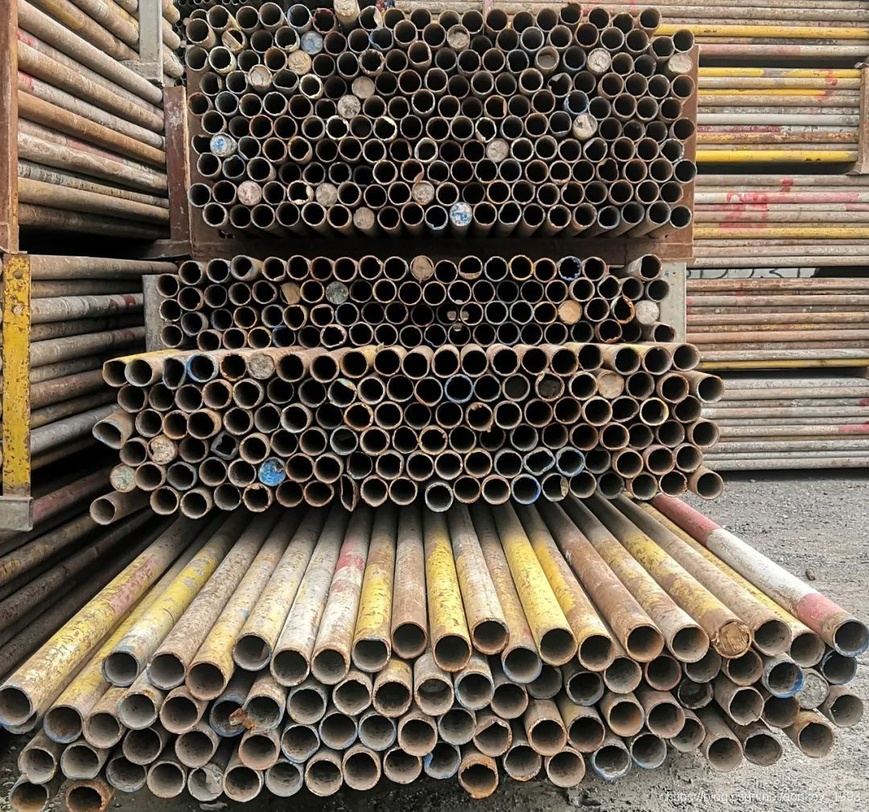
#> input picture hough/pipe.jpg, 869 x 812 px, shrunk from 1080 x 1010 before the run
$ python houghcircles_alt.py
#> lines starting #> are read from the running program, lines starting #| are printed output that depends on the picture; after the words box and inside, x2 and y2 are one past the last pixel; in counts of white or black regions, pixels touching at a corner belong together
import cv2

src = cv2.imread('pipe.jpg')
#> src is the input picture: shape (812, 869, 3); mean B, G, R 81.3, 95.1, 107.1
gray = cv2.cvtColor(src, cv2.COLOR_BGR2GRAY)
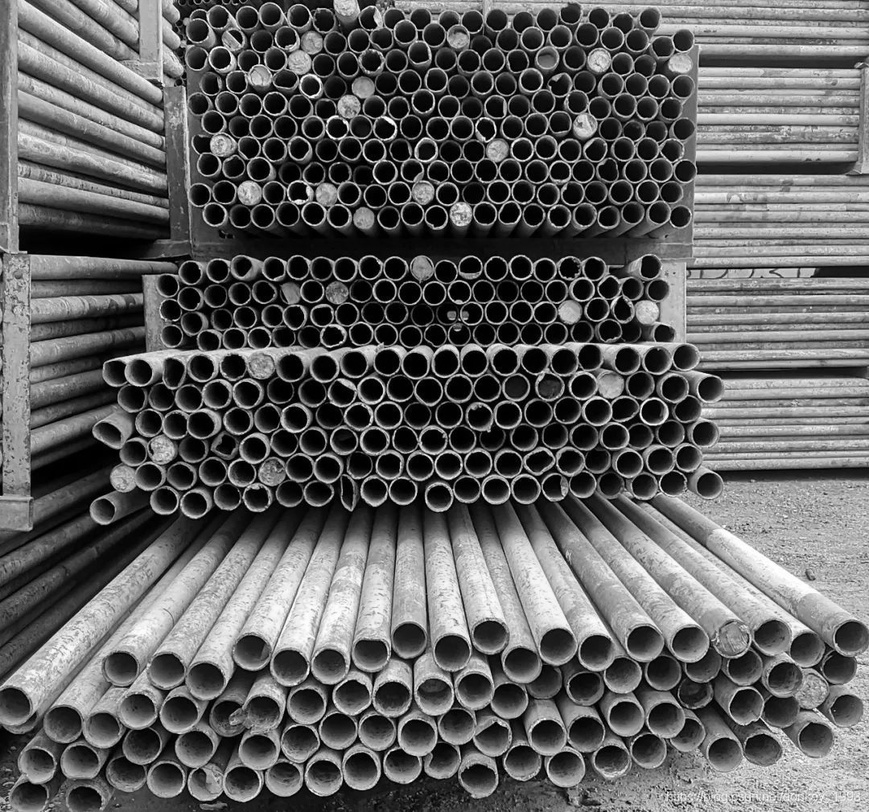
#> gray: shape (812, 869); min 0, max 255, mean 97.1
gray = cv2.GaussianBlur(gray, (3, 3), 0)
#circles = cv2.HoughCircles(gray, cv2.HOUGH_GRADIENT, 1, 20, None, 10, 75, 3, 75)
circles = cv2.HoughCircles(gray, cv2.HOUGH_GRADIENT_ALT, 1, 10, None, 10, 0.8, 3, 40)
#> circles = 445 rows, first 8: [166, 778, 17.8], [624, 716, 19.02], [331, 663, 18.41], [361, 764, 19.16], [663, 670, 17.61], [326, 771, 18.85], [182, 712, 19.37], [408, 639, 18.59]

if circles is not None:
    circles = circles.astype(int)
#> circles = 445 rows, first 8: [166, 778, 17], [624, 716, 19], [331, 663, 18], [361, 764, 19], [663, 670, 17], [326, 771, 18], [182, 712, 19], [408, 639, 18]
    img = src.copy()
    print(circles)
#> (printed output is left out)
    for c in circles[0]:
        x, y, r = c
        # 畫圓
        cv2.circle(img, (x, y), r, (0, 0, 255), 3)
        # 畫圓心
        cv2.circle(img, (x, y), 2, (0, 255, 0), 3)
#> this loop made 445 passes
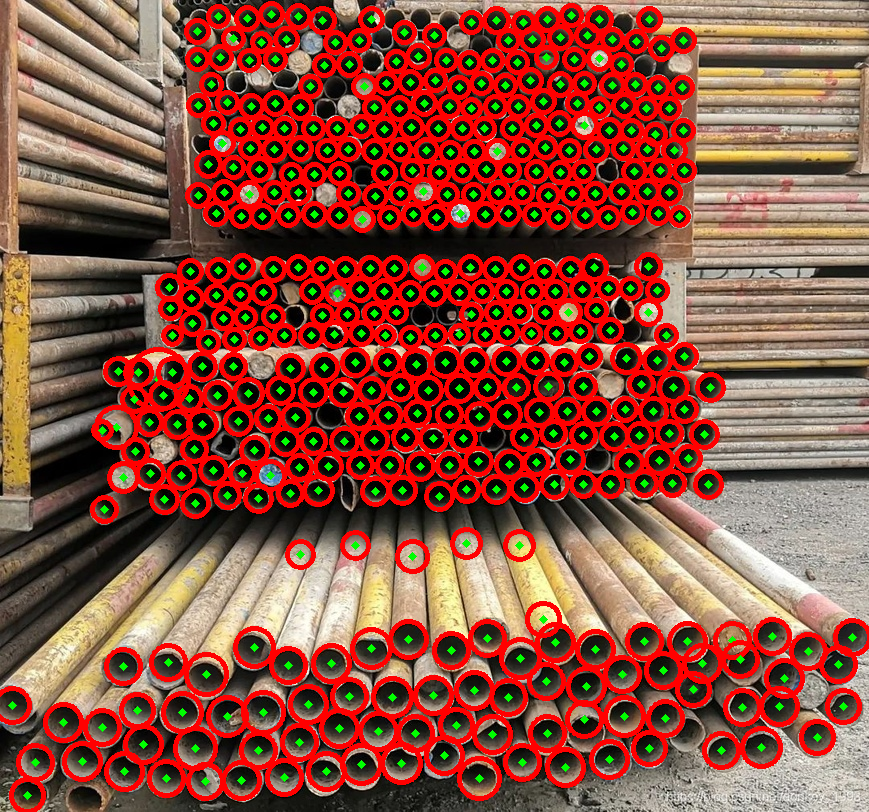
#> img: shape (812, 869, 3); mean B, G, R 61.2, 79.4, 140.1

    src = cv2.hconcat([src, img])
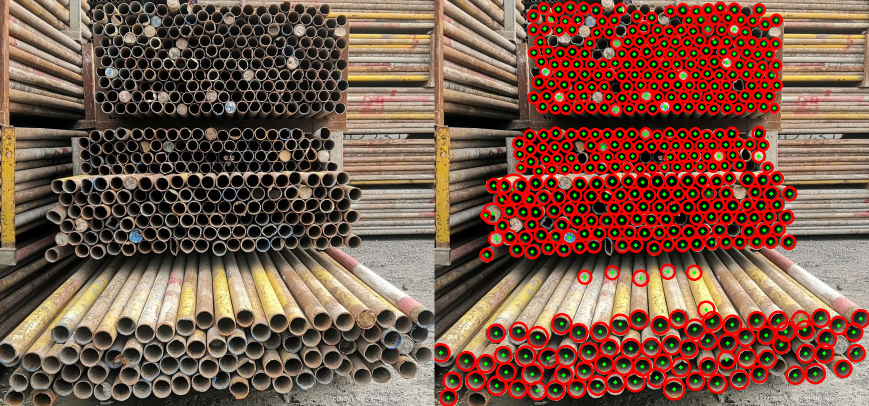
#> src: shape (812, 1738, 3) (shown at 1/2 size); mean B, G, R 71.2, 87.3, 123.6
    cv2.imshow('image', src)
    cv2.waitKey(0)
    cv2.destroyAllWindows()

$ run again, with hough/coin.jpg copied over hough/pipe.jpg
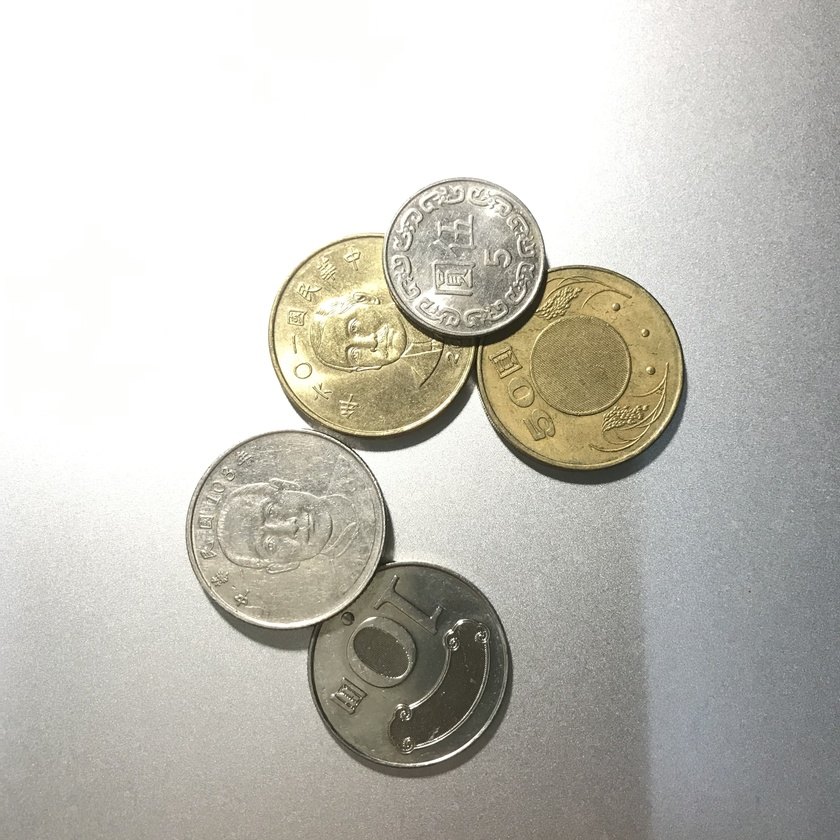
#> input picture hough/coin.jpg, 840 x 840 px, shrunk from 3024 x 3024 before the run
#> src is the input picture: shape (840, 840, 3); mean B, G, R 186.8, 194.5, 196.3
#> `circles = cv2.HoughCircles(gray, cv2.HOUGH_GRADIENT_ALT, 1, 10, None, ..`: circles = [[382, 652, 34.06], [303, 370, 8], [524, 392, 13.6], [501, 257, 10.97], [472, 319, 11.87], [346, 617, 7.71]]
#> `circles = circles.astype(int)`: circles = [[382, 652, 34], [303, 370, 7], [524, 392, 13], [501, 257, 10], [472, 319, 11], [346, 617, 7]]
#| [[[382 652  34]
#|   [303 370   7]
#|   [524 392  13]
#|   [501 257  10]
#|   [472 319  11]
#|   [346 617   7]]]
#> the loop `for c in circles[0]:` made 6 passes
#> after the loop `for c in circles[0]:`:
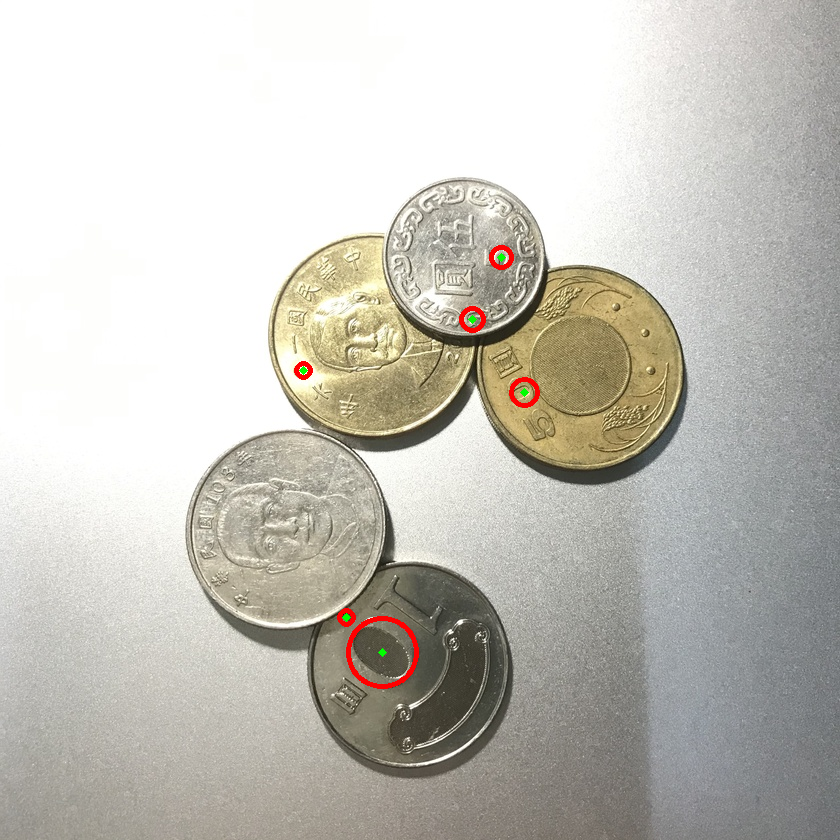
#> img: shape (840, 840, 3); 0.39% of pixels changed, all inside (x1, y1, x2, y2) = (294, 245, 540, 689)
#> `src = cv2.hconcat([src, img])`:
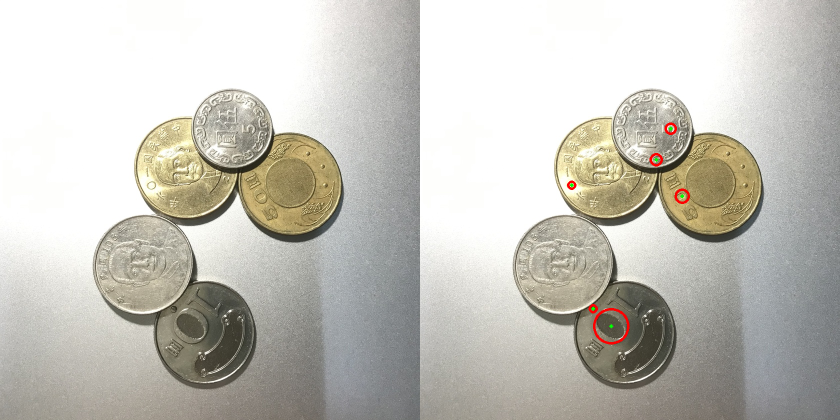
#> src: shape (840, 1680, 3) (shown at 1/2 size); mean B, G, R 186.6, 194.3, 196.5

$ run again, with hough/cup.jpg copied over hough/pipe.jpg
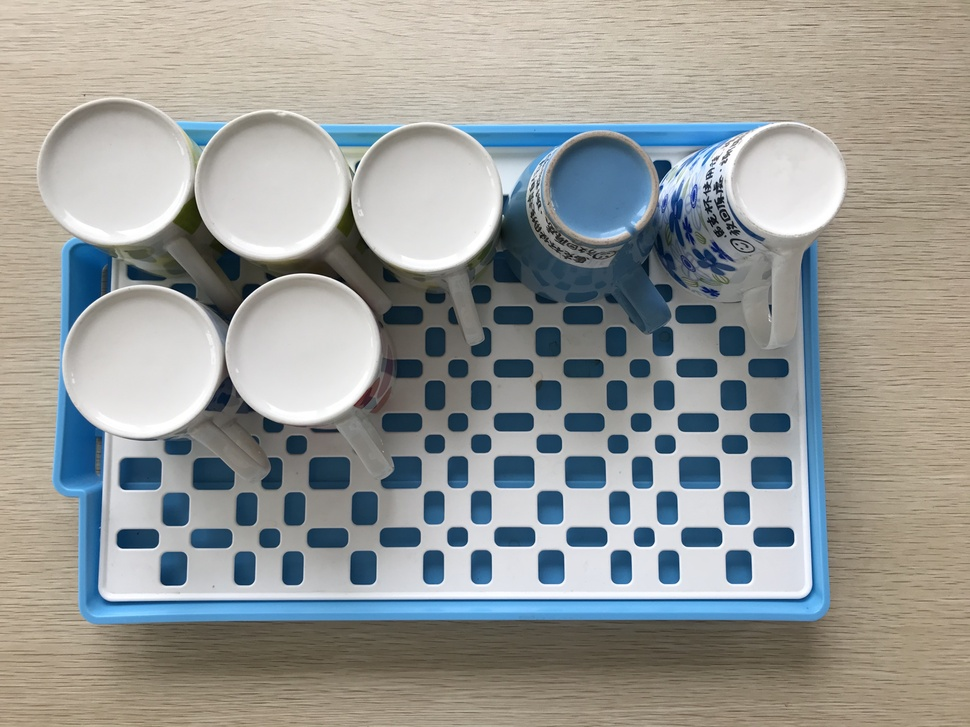
#> input picture hough/cup.jpg, 970 x 727 px, shrunk from 4032 x 3024 before the run
#> src is the input picture: shape (727, 970, 3); mean B, G, R 150.3, 153.3, 151.2
#> `gray = cv2.cvtColor(src, cv2.COLOR_BGR2GRAY)`:
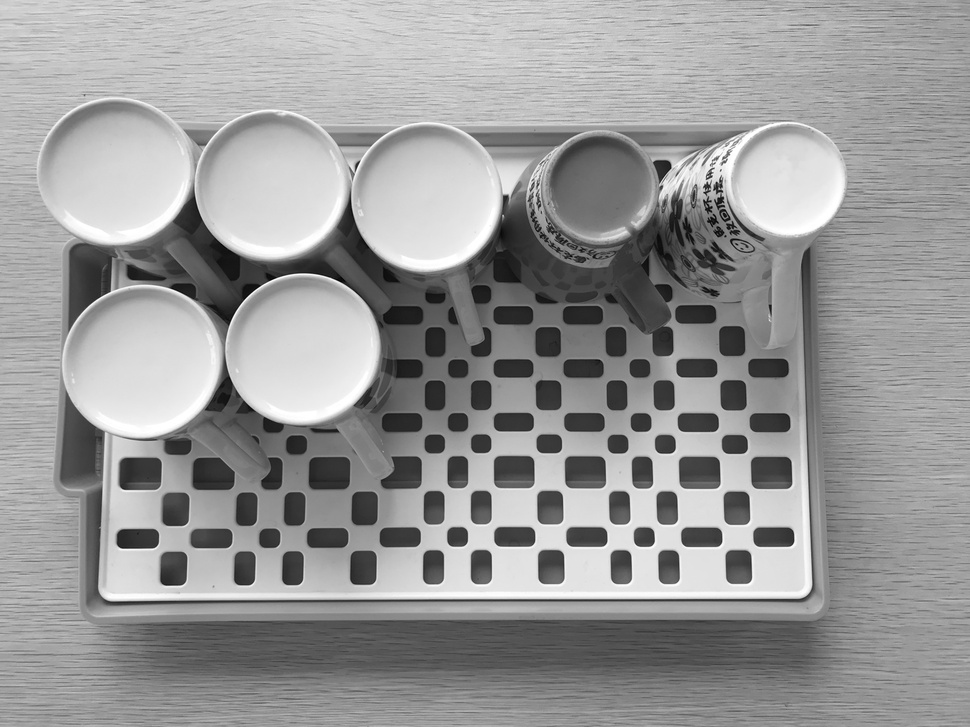
#> gray: shape (727, 970); min 0, max 255, mean 152.3
#> `circles = cv2.HoughCircles(gray, cv2.HOUGH_GRADIENT_ALT, 1, 10, None, ..`: circles = 54 rows, first 8: [140, 468, 26.23], [124, 538, 16.22], [134, 272, 17.48], [548, 340, 15.33], [293, 446, 15.36], [762, 467, 17.27], [728, 399, 17.25], [461, 368, 13.22]
#> `circles = circles.astype(int)`: circles = 54 rows, first 8: [140, 468, 26], [124, 538, 16], [134, 272, 17], [548, 340, 15], [293, 446, 15], [762, 467, 17], [728, 399, 17], [461, 368, 13]
#> (printed output is left out)
#> the loop `for c in circles[0]:` made 54 passes
#> `src = cv2.hconcat([src, img])`:
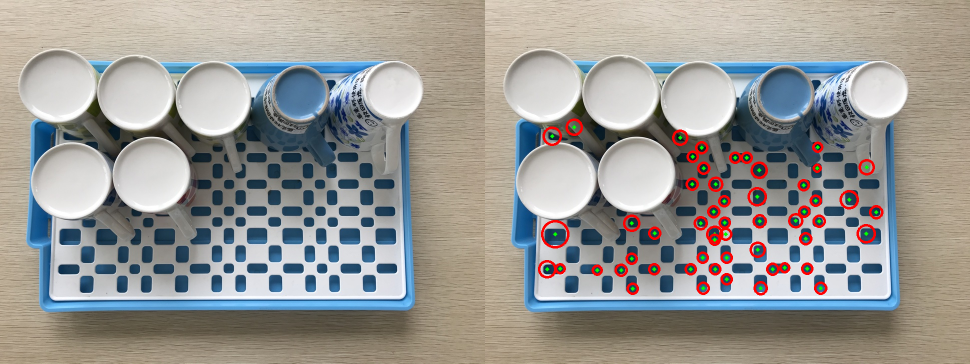
#> src: shape (727, 1940, 3) (shown at 1/2 size); mean B, G, R 148.4, 151.9, 153.2
